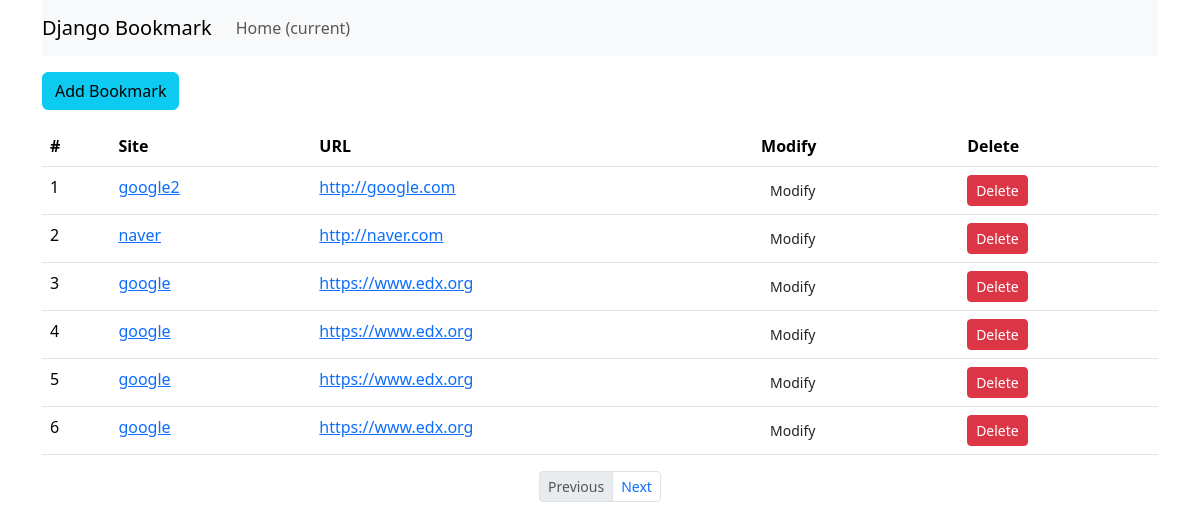
Screenshot of /bookmark/ with the database file from the repository.
### bookmark/models.py (models this page shows, shortened)
class Bookmark(models.Model):
    site_name = models.CharField(max_length=100)
    url = models.URLField('site URL')

### bookmark/views.py (the view)
# urls.py: path('', BookmarkListView.as_view(), name='list'),
class BookmarkListView(ListView):
    model = Bookmark
    paginate_by = 6

### bookmark/templates/bookmark/bookmark_list.html (shortened to what this page needs)
{% extends 'base.html' %}
{% block content %}
<div class="btn-group">
  <a href="{% url 'add' %}" class="btn btn-info">Add Bookmark</a>
</div>
<table class="table">
  <thead>
    <tr>
      <th scope="col">#</th>
      <th scope="col">Site</th>
      <th scope="col">URL</th>
      <th scope="col">Modify</th>
      <th scope="col">Delete</th>
    </tr>
  </thead>
  <tbody>
    {% for bookmark in object_list %}
    <tr>
      <td>{{ forloop.counter}}</td>
      <td>
        <a href="{% url 'detail' pk=bookmark.id %}">{{bookmark.site_name}}</a>
      </td>
      <td><a href="{{bookmark.url}}" target="_blank">{{bookmark.url}}</a></td>
      <td>
        <a
          href="{% url 'update' pk=bookmark.id %}"
          class="btn btn-sucess btn-sm"
        >
          Modify
        </a>
      </td>
      <td>
        <a
          href="{% url 'delete' pk=bookmark.id %}"
          class="btn btn-danger btn-sm"
          >Delete</a
        >
      </td>
    </tr>
    {% endfor %}
  </tbody>
</table>
{% endblock %}
{% block pagination %}
  {% if is_paginated %}
  <ul class="pagination justify-content-center pagination-sm">
    {% if page_obj.has_previous %}
    <li class="page-item">
      <a class="page-link" href="{% url 'list' %}?page={{ page_obj.previous_page_number }}" tabindex="-1">Previous</a>
    </li>
    {% else %}
     <li class="page-item disabled">
      <a class="page-link" href="#" tabindex="-1">Previous</a>
     </li>
     {% endif %}
    {% if page_obj.has_next %}
    <li class="page-item">
      <a class="page-link" href="{% url 'list' %}?page={{ page_obj.next_page_number }}">Next</a>
    </li>
    {% else %}
    <li class="page-item disabled">
      <a class="page-link" href="#">Next</a>
    </li>
    {% endif %}
  </ul>
  {% endif %}
  {% endblock %}

### templates/base.html (shortened to what this page needs)
<!DOCTYPE html>
<html lang="en">
    <head>
        <link href="https://cdn.jsdelivr.net/npm/bootstrap@5.3.3/dist/css/bootstrap.min.css" rel="stylesheet">
    {% load static %}
    <link rel="stylesheet" href="{% static 'style.css' %}">
    </head>
    <body>
        <div class ="container">
            <nav class="navbar navbar-expand-lg navbar-light bg-light">
                <a class="navbar-brand" href="#"> Django Bookmark</a>
                <div class="collapse navbar-collapse" id="navbarSupportedContent">
                    <ul class="navbar-nav mr-auto">
                        <li class="nav-item active">
                            <a class="nav-link" href="#">Home <span class="sr-only">(current)</span></a>
                        </li>
                    </ul>
                </div>
            </nav>
            <div class="row">
                <div class="col">
        {% block content %}
        {% endblock %}
        {% block pagination %}
        {% endblock %}
                </div>
            </div>
        </div>
    </body>
</html>

### static/style.css (style rules this page uses)
body { width: 100%; }

### rows the page displays
Bookmark: site_name "google2", url "http://google.com"
Bookmark: site_name "naver", url "http://naver.com"
Bookmark: site_name "google", url "https://www.edx.org"
Bookmark: site_name "google", url "https://www.edx.org"
Bookmark: site_name "google", url "https://www.edx.org"
Bookmark: site_name "google", url "https://www.edx.org"
